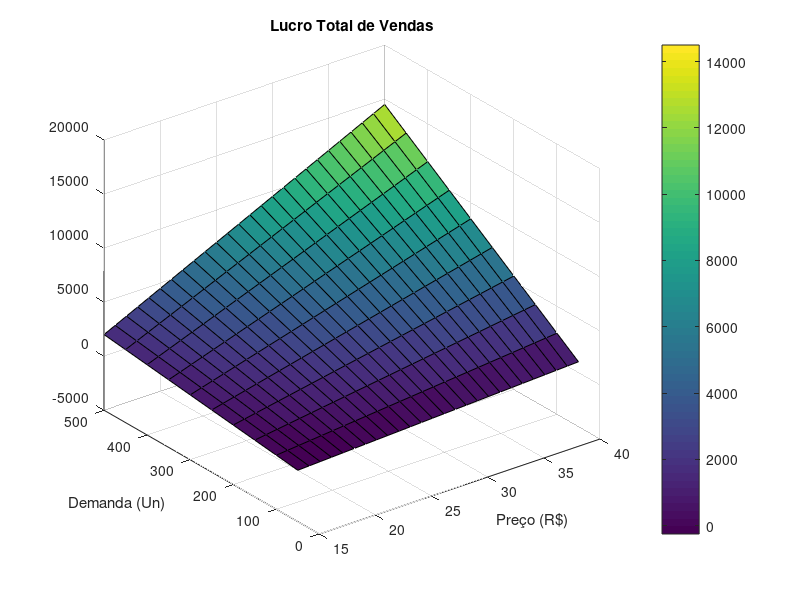

The MATLAB script that drew this image:
preco = 15:1:40;
demanda = 50:50:500;

[X, Y] = meshgrid(preco, demanda);

% Função do lucro(p, d) = (p − 10) ⋅ d − 500

Z = (X - 10) .* Y - 500;

surf(X, Y, Z);
title("Lucro Total de Vendas");
xlabel("Preço (R$)");
ylabel("Demanda (Un)");
colorbar;
grid on;
